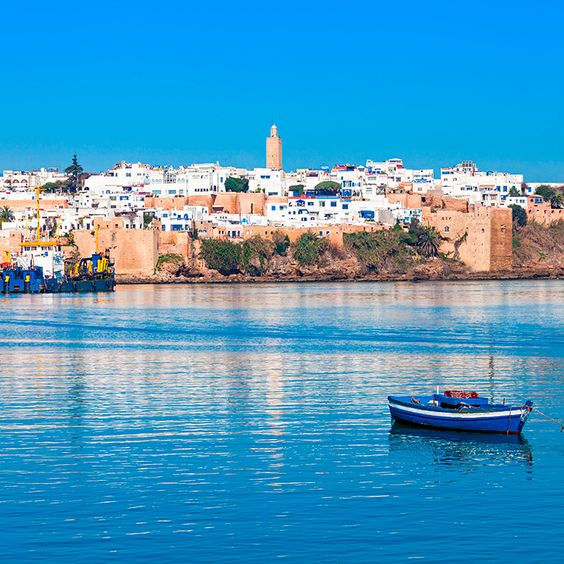
#> input picture src/tests/2.jpg, 564 x 564 px
$ python -i image_processing_algorithm.py   (imports and definitions only)
#> lines starting #> are read from the running program, lines starting #| are printed output that depends on the picture; after the words box and inside, x2 and y2 are one past the last pixel; in counts of white or black regions, pixels touching at a corner belong together
#> further down, picture is the input picture: shape (564, 564, 3); mean B, G, R 194, 153.5, 73.4
import cv2
import numpy as np
import os
from src.inpaint import Inpaint
from skimage.transform import resize

# [7 lines left out: function show_image, not called in this run]

def object_detection(img, kernel_size=(15, 15), distance_scale=0.625, debug=False):
#> called with kernel_size = (15, 15), distance_scale = 0.625, debug = False
    if img is None:
        raise ValueError("Input image is None.")

    original = img.copy()  # Save original for overlaying results later
    gray = cv2.cvtColor(img, cv2.COLOR_BGR2GRAY)
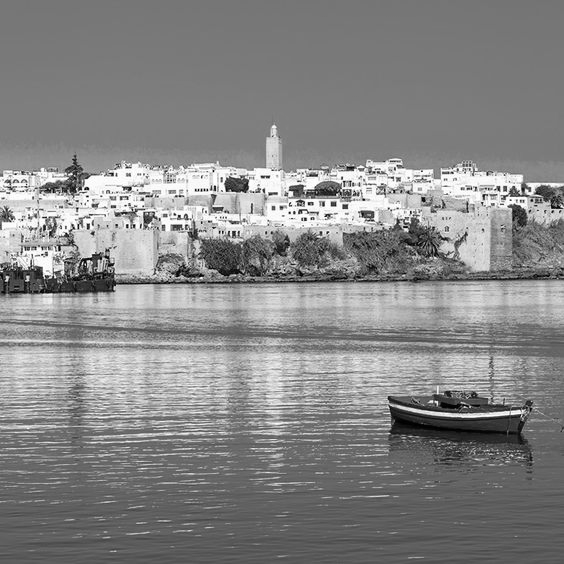
#> gray: shape (564, 564); min 0, max 255, mean 134.2

    # Thresholding
    _, thresh = cv2.threshold(gray, 0, 255, cv2.THRESH_BINARY_INV + cv2.THRESH_OTSU)
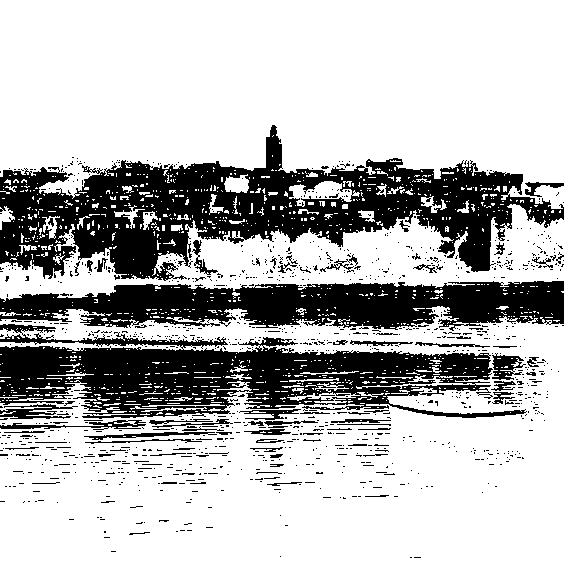
#> thresh: shape (564, 564); 72.1% white; 1144 black regions (1062 under 20 px), largest, box (x1, y1, x2, y2) and area: (0, 125, 564, 281) 35211, (0, 324, 527, 419) 24711, (0, 281, 564, 331) 18888

    # Morphological operations
    kernel = np.ones(kernel_size, np.uint8)
    opening = cv2.morphologyEx(thresh, cv2.MORPH_OPEN, kernel, iterations=2)
#> opening: shape (564, 564); 44.7% white; 5 white regions, box (x1, y1, x2, y2) and area: (0, 0, 564, 183) 93283, (116, 372, 564, 564) 38775, (0, 479, 111, 564) 7495, (525, 325, 564, 369) 1451, (143, 491, 186, 520) 1247
    sure_bg = cv2.dilate(opening, kernel, iterations=3)
#> sure_bg: shape (564, 564); 56.1% white; 1 black region, box (x1, y1, x2, y2) and area: (0, 182, 564, 481) 139647

    # Distance transform
    dist_transform = cv2.distanceTransform(opening, cv2.DIST_L2, 5)
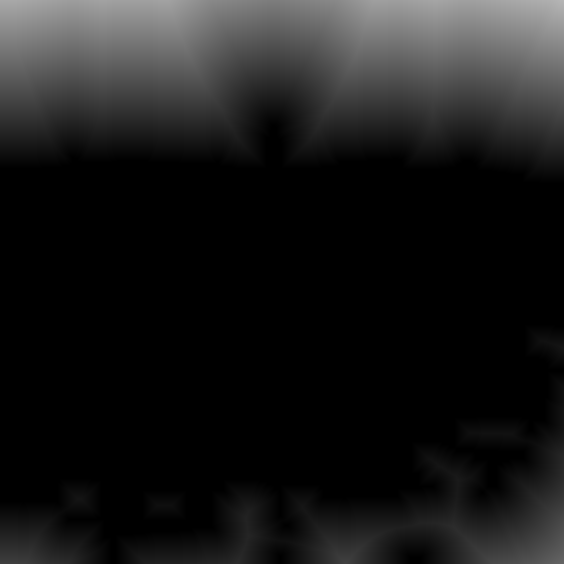
#> dist_transform: shape (564, 564) float32; min 0, max 182.1, mean 25.9
    _, sure_fg = cv2.threshold(dist_transform, distance_scale * dist_transform.max(), 255, 0)
#> sure_fg: shape (564, 564) float32; 7.5% white; 1 white region, box (x1, y1, x2, y2) and area: (0, 0, 564, 69) 23857
    sure_fg = sure_fg.astype(np.uint8)

    # Identify unknown regions
    unknown = cv2.subtract(sure_bg, sure_fg)
#> unknown: shape (564, 564); 48.6% white; 2 white regions, box (x1, y1, x2, y2) and area: (0, 12, 564, 204) 83037, (0, 304, 564, 564) 71555

    # Marker labelling
    _, markers = cv2.connectedComponents(sure_fg)
    markers += 1
    markers[unknown == 255] = 0
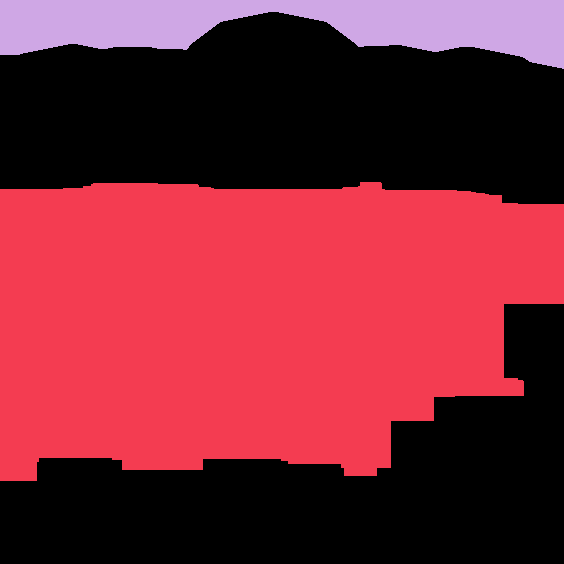
#> markers: shape (564, 564) int32; 3 distinct labels, from 0 to 2; one colour per label, 0 black

    # Apply watershed
    markers = cv2.watershed(img, markers)
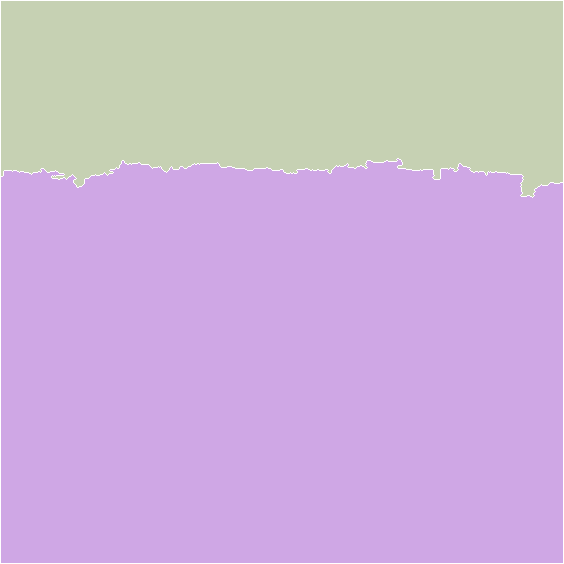
#> markers: shape (564, 564) int32; 3 distinct labels, from -1 to 2; one colour per label, 0 black, -1 white

    # Draw contours and bounding boxes
    labels = np.unique(markers)
#> labels = [-1, 1, 2]
    objects = []
    for label in labels:
        if label <= 1:  # Skip background and border markers
            continue
        mask = np.zeros(gray.shape, dtype=np.uint8)
        mask[markers == label] = 255
        contours, _ = cv2.findContours(mask, cv2.RETR_EXTERNAL, cv2.CHAIN_APPROX_NONE)
        if contours:
            objects.append(contours[0])
#> this loop made 3 passes
#> label on pass 1: -1
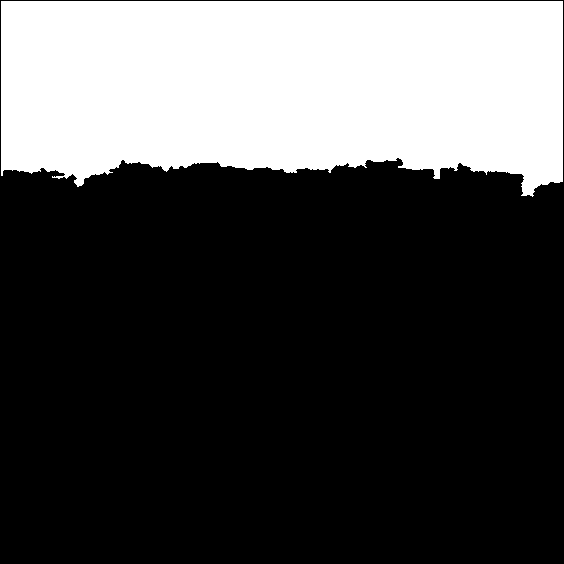
#> mask: shape (564, 564); 29.9% white; 1 white region
#> after the loop, objects = 1 contour; box (x1, y1, x2, y2) and area: (1, 1, 563, 197) 94323

    # Draw detected objects
    img = cv2.drawContours(original, objects, -1, (0, 255, 0), thickness=1)

    # Binaraize the image for filling
    binary = np.zeros_like(img[:,:,0])

    for (x, y, _) in np.argwhere(img==(0,255,0)):
        binary[x, y] = 255
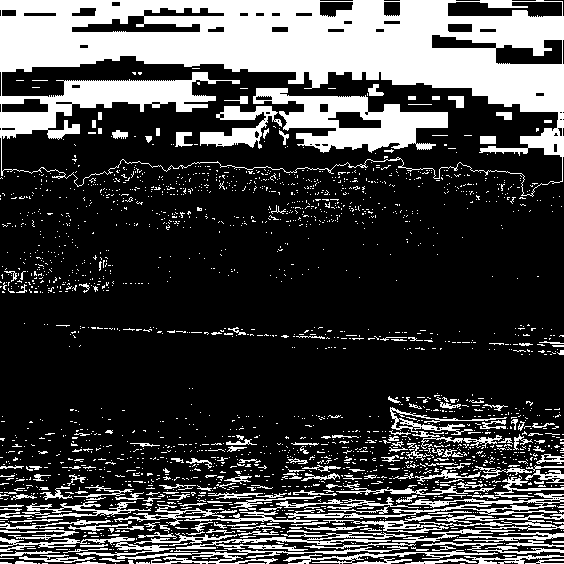
#> binary: shape (564, 564); 26.1% white; 2150 white regions (1951 under 20 px), largest, box (x1, y1, x2, y2) and area: (0, 0, 564, 197) 45409, (253, 88, 448, 153) 5834, (0, 537, 408, 564) 2142

    # Debug visualization
    if debug:
        show_image(thresh, "Thresholded Image")
        show_image(opening, "Morphological Opening")
        show_image(dist_transform.astype(np.uint8), "Distance Transform")
        show_image(sure_fg, "Sure Foreground")
    return img, binary

# [92 lines left out: functions fill_region_and_export, get_region_fill_sample, get_binary_image_from_path, start, show_image, not called in this run]

>>> import cv2
>>> picture = cv2.imread('tests/2.jpg')
>>> result = object_detection(picture)

$ run again, on src/tests/5.jpg
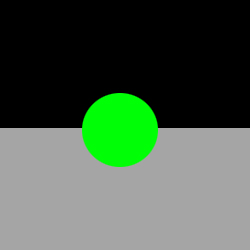
#> input picture src/tests/5.jpg, 250 x 250 px
#> picture is the input picture: shape (250, 250, 3); mean B, G, R 74.7, 92.3, 74.3
#> thresh: shape (250, 250); 47.9% white; 1 white region, box (x1, y1, x2, y2) and area: (0, 0, 250, 128) 29950
#> sure_bg: shape (250, 250); 58.5% white; 1 black region, box (x1, y1, x2, y2) and area: (0, 121, 250, 250) 25912
#> unknown: shape (250, 250); 45.8% white; 1 white region, box (x1, y1, x2, y2) and area: (0, 13, 250, 149) 28602
#> labels = [-1, 1, 2]
#> the loop in object_detection, `for label in labels:` made 3 passes
#> label on pass 1: -1
#> after the loop in object_detection, `for label in labels:`:
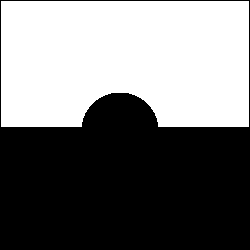
#> mask: shape (250, 250); 46.8% white; 1 white region
#> after the loop in object_detection, `for label in labels:`: objects = 1 contour; box (x1, y1, x2, y2) and area: (1, 1, 249, 127) 28837
#> the loop in object_detection, `for (x, y, _) in np.argwhere(img==(0,255,0)):` made 65106 passes
#> y on passes 1 to 3: 0, 0, 1
#> after the loop in object_detection, `for (x, y, _) in np.argwhere(img==(0,255,0)):`:
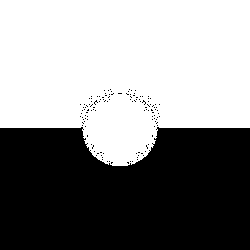
#> binary: shape (250, 250); 54.5% white; 130 black regions (129 under 20 px), largest, box (x1, y1, x2, y2) and area: (0, 127, 250, 250) 28250

$ run again, on src/tests/6.jpg
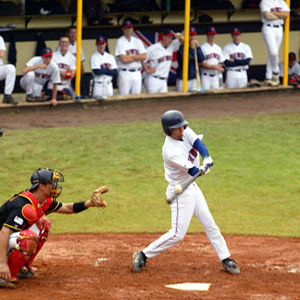
#> input picture src/tests/6.jpg, 300 x 300 px
#> picture is the input picture: shape (300, 300, 3); mean B, G, R 84.8, 122.4, 143.8
#> thresh: shape (300, 300); 28.9% white; 360 white regions (320 under 20 px), largest, box (x1, y1, x2, y2) and area: (0, 61, 300, 118) 5107, (0, 168, 106, 295) 4617, (81, 0, 186, 55) 4072
#> opening: shape (300, 300); 6.6% white; 4 white regions, box (x1, y1, x2, y2) and area: (82, 0, 185, 38) 2965, (190, 0, 260, 19) 1294, (0, 0, 41, 24) 984, (47, 0, 77, 24) 720
#> sure_bg: shape (300, 300); 14.8% white; 1 white region, box (x1, y1, x2, y2) and area: (0, 0, 281, 59) 13337
#> unknown: shape (300, 300); 14.1% white; 1 white region, box (x1, y1, x2, y2) and area: (0, 0, 281, 59) 12692
#> in object_detection, `markers = cv2.watershed(img, markers)`:
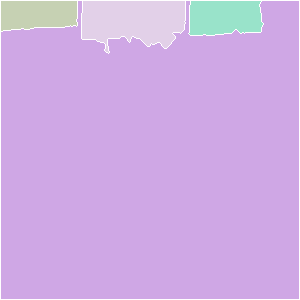
#> markers: shape (300, 300) int32; 5 distinct labels, from -1 to 4; one colour per label, 0 black, -1 white
#> labels = [-1, 1, 2, 3, 4]
#> the loop in object_detection, `for label in labels:` made 5 passes
#> label on pass 1: -1
#> after the loop in object_detection, `for label in labels:`: objects = 3 contours; box (x1, y1, x2, y2) and area: (82, 1, 185, 53) 3837, (189, 1, 263, 35) 2178, (1, 1, 77, 31) 1926
#> the loop in object_detection, `for (x, y, _) in np.argwhere(img==(0,255,0)):` made 3327 passes
#> (x, y) on passes 1 to 3: (0, 26), (0, 79), (0, 80)
#> after the loop in object_detection, `for (x, y, _) in np.argwhere(img==(0,255,0)):`:
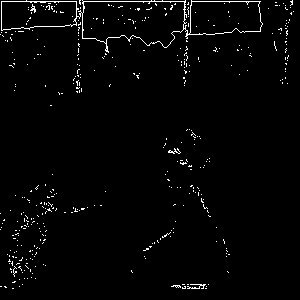
#> binary: shape (300, 300); 2.1% white in thin lines or dots

$ run again, on src/tests/7.jpg
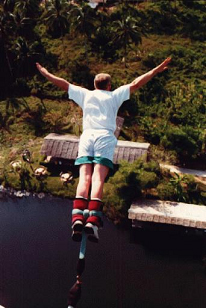
#> input picture src/tests/7.jpg, 206 x 308 px
#> picture is the input picture: shape (308, 206, 3); mean B, G, R 45.3, 52.4, 63.7
#> thresh: shape (308, 206); 85.5% white; 210 black regions (191 under 20 px), largest, box (x1, y1, x2, y2) and area: (0, 57, 171, 198) 5795, (128, 200, 206, 229) 1448, (157, 159, 206, 185) 371
#> opening: shape (308, 206); 53.8% white; 6 black regions (5 under 20 px), largest, box (x1, y1, x2, y2) and area: (0, 0, 206, 259) 29292
#> sure_bg: shape (308, 206); 84% white; 2 black regions, box (x1, y1, x2, y2) and area: (0, 100, 206, 205) 9555, (188, 83, 206, 116) 594
#> unknown: shape (308, 206); 80% white; 4 black regions, box (x1, y1, x2, y2) and area: (0, 100, 206, 205) 9555, (127, 272, 206, 308) 2368, (188, 83, 206, 116) 594, (0, 247, 25, 257) 149
#> labels = [-1, 1, 2, 3]
#> the loop in object_detection, `for label in labels:` made 4 passes
#> label on pass 1: -1
#> after the loop in object_detection, `for label in labels:`: objects = 2 contours; box (x1, y1, x2, y2) and area: (68, 190, 205, 307) 11390, (1, 174, 91, 307) 9218
#> the loop in object_detection, `for (x, y, _) in np.argwhere(img==(0,255,0)):` made 3505 passes
#> (x, y) on passes 1 to 3: (0, 159), (0, 166), (0, 169)
#> after the loop in object_detection, `for (x, y, _) in np.argwhere(img==(0,255,0)):`:
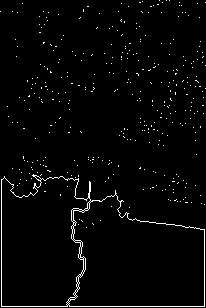
#> binary: shape (308, 206); 2.3% white in thin lines or dots
